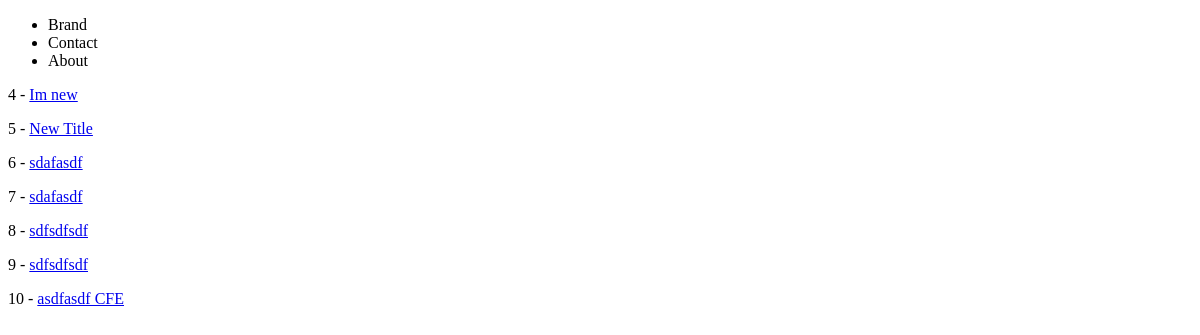
The app's page /products/, older data.
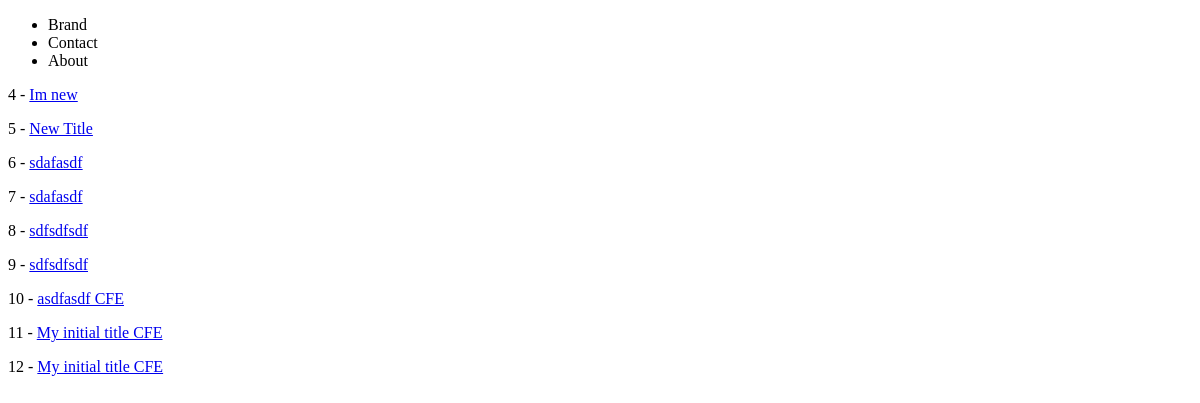
The same page, newer data.
### products/models.py (models this page shows, shortened)
class Product(models.Model):
    title       = models.CharField(max_length=120) # max_length = required
    description = models.TextField(blank=True, null=True)
    price       = models.DecimalField(decimal_places=2, max_digits=1000)
    summary     = models.TextField(blank=False, null=False)
    featured    = models.BooleanField(default=True) #null=True, default=True
    def get_absolute_url(self):
        return  reverse("products:product-detail", kwargs={"id": self.id}) # f"products/{self.id} / "products:" is based of of app_name in urls.py

### products/views.py (the view)
# urls.py: path("", product_list_view, name="products"),
def product_list_view(request):
    queryset = Product.objects.all() # List
    context = {
        "object_list": queryset
    }
    return render(request, 'products/product_list.html', context)

### products/templates/products/product_list.html
{% extends 'base.html' %}
{% block content %}
    {% for instance in object_list %}
        <p>{{ instance.id }} - <a href={{instance.get_absolute_url}}>{{ instance.title}}</a></p>
    {% endfor %}
{% endblock %}

### templates/base.html (shortened to what this page needs)
<!DOCTYPE html>
<html lang="en">
    <head>
    </head>
    <body>
        {% include "navbar.html" %}
        {% block content %}
        {% endblock %}
    </body>
</html>

### templates/navbar.html
<nav>
    <ul>
        <li>Brand</li>
        <li>Contact</li>
        <li>About</li>
    </ul>
</nav>

Row changes from the older to the newer data that the page shows:
added Product: id "11", title "My initial title CFE"
added Product: id "12", title "My initial title CFE"
